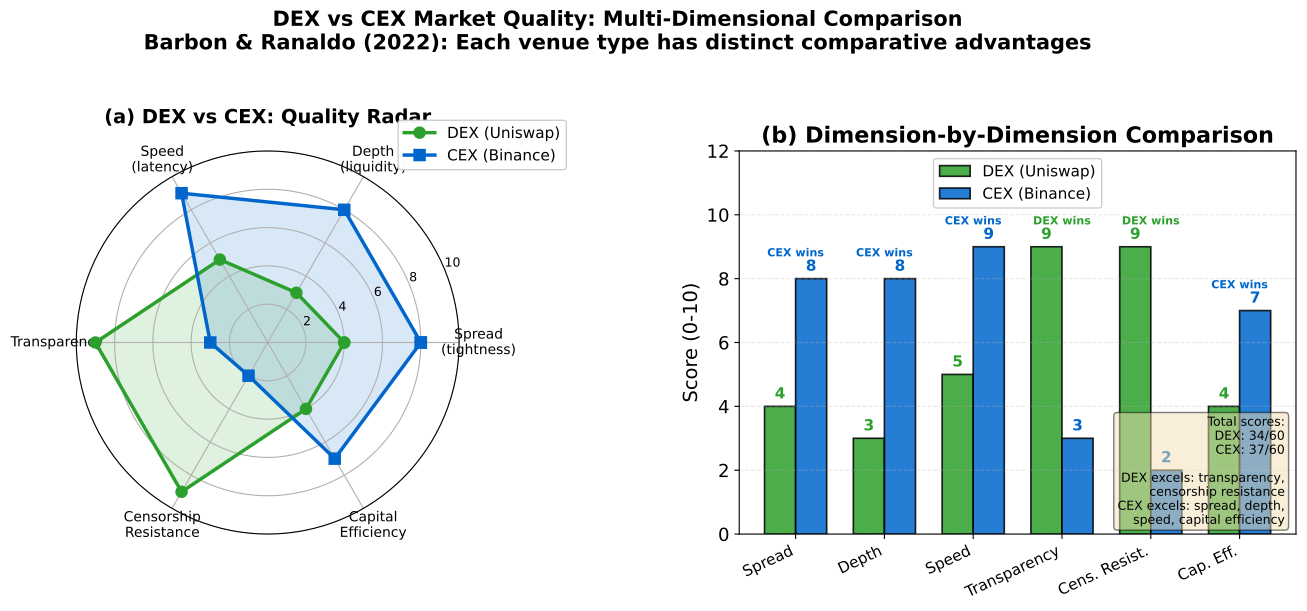

Python code for this plot:
"""DEX vs CEX Radar Comparison
# Multi-panel override: comparative statics requires simultaneous visibility

Economic Model:
  6 dimensions: spread, depth, speed, transparency, censorship_resistance, capital_efficiency
  DEX scores: [4, 3, 5, 9, 9, 4] (out of 10)
  CEX scores: [8, 8, 9, 3, 2, 7] (out of 10)
  Based on Barbon & Ranaldo (2022), empirical comparison of venue quality.

  Panel (a): Radar chart overlay. Panel (b): Side-by-side grouped bars.
"""
import matplotlib.pyplot as plt
import numpy as np
from pathlib import Path

np.random.seed(42)

plt.rcParams.update({
    'font.size': 14, 'axes.labelsize': 14, 'axes.titlesize': 16,
    'xtick.labelsize': 13, 'ytick.labelsize': 13, 'legend.fontsize': 13,
    'figure.figsize': (14, 6), 'figure.dpi': 150
})

MLPURPLE = '#3333B2'
MLBLUE = '#0066CC'
MLORANGE = '#FF7F0E'
MLGREEN = '#2CA02C'
MLRED = '#D62728'
MLLAVENDER = '#ADADE0'

# --- Data ---
categories = ['Spread\n(tightness)', 'Depth\n(liquidity)', 'Speed\n(latency)',
              'Transparency', 'Censorship\nResistance', 'Capital\nEfficiency']
categories_short = ['Spread', 'Depth', 'Speed', 'Transparency', 'Cens. Resist.', 'Cap. Eff.']

dex_scores = np.array([4, 3, 5, 9, 9, 4])
cex_scores = np.array([8, 8, 9, 3, 2, 7])

N = len(categories)

fig = plt.figure(figsize=(14, 6))

# --- Panel (a): Radar chart ---
ax1 = fig.add_subplot(121, polar=True)

angles = np.linspace(0, 2 * np.pi, N, endpoint=False).tolist()
# Close the polygon
dex_vals = np.concatenate([dex_scores, [dex_scores[0]]])
cex_vals = np.concatenate([cex_scores, [cex_scores[0]]])
angles_plot = angles + [angles[0]]

ax1.fill(angles_plot, dex_vals, color=MLGREEN, alpha=0.15)
ax1.plot(angles_plot, dex_vals, color=MLGREEN, linewidth=2.5, marker='o',
         markersize=8, label='DEX (Uniswap)')

ax1.fill(angles_plot, cex_vals, color=MLBLUE, alpha=0.15)
ax1.plot(angles_plot, cex_vals, color=MLBLUE, linewidth=2.5, marker='s',
         markersize=8, label='CEX (Binance)')

ax1.set_xticks(angles)
ax1.set_xticklabels(categories, fontsize=10)
ax1.set_ylim(0, 10)
ax1.set_yticks([2, 4, 6, 8, 10])
ax1.set_yticklabels(['2', '4', '6', '8', '10'], fontsize=9)
ax1.set_title('(a) DEX vs CEX: Quality Radar', fontweight='bold', pad=20, fontsize=14)
ax1.legend(loc='upper right', bbox_to_anchor=(1.3, 1.1), fontsize=11, framealpha=0.95)

# --- Panel (b): Side-by-side bars ---
ax2 = fig.add_subplot(122)

x_pos = np.arange(N)
width = 0.35

bars_dex = ax2.bar(x_pos - width / 2, dex_scores, width, label='DEX (Uniswap)',
                   color=MLGREEN, edgecolor='black', linewidth=1.2, alpha=0.85)
bars_cex = ax2.bar(x_pos + width / 2, cex_scores, width, label='CEX (Binance)',
                   color=MLBLUE, edgecolor='black', linewidth=1.2, alpha=0.85)

# Value labels
for bar, val in zip(bars_dex, dex_scores):
    ax2.text(bar.get_x() + bar.get_width() / 2, bar.get_height() + 0.15,
             str(val), ha='center', va='bottom', fontsize=11, fontweight='bold', color=MLGREEN)

for bar, val in zip(bars_cex, cex_scores):
    ax2.text(bar.get_x() + bar.get_width() / 2, bar.get_height() + 0.15,
             str(val), ha='center', va='bottom', fontsize=11, fontweight='bold', color=MLBLUE)

# Highlight where DEX wins
for i in range(N):
    if dex_scores[i] > cex_scores[i]:
        ax2.annotate('DEX wins', xy=(i, max(dex_scores[i], cex_scores[i]) + 0.7),
                     fontsize=8, ha='center', color=MLGREEN, fontweight='bold')
    elif cex_scores[i] > dex_scores[i]:
        ax2.annotate('CEX wins', xy=(i, max(dex_scores[i], cex_scores[i]) + 0.7),
                     fontsize=8, ha='center', color=MLBLUE, fontweight='bold')

ax2.set_xticks(x_pos)
ax2.set_xticklabels(categories_short, rotation=25, ha='right', fontsize=11)
ax2.set_ylabel('Score (0-10)')
ax2.set_title('(b) Dimension-by-Dimension Comparison', fontweight='bold')
ax2.set_ylim(0, 12)
ax2.legend(loc='upper center', framealpha=0.95, fontsize=11)
ax2.grid(axis='y', alpha=0.3, linestyle='--')

# Summary annotation
dex_total = dex_scores.sum()
cex_total = cex_scores.sum()
ax2.text(0.98, 0.02, f'Total scores:\n'
         f'DEX: {dex_total}/60\n'
         f'CEX: {cex_total}/60\n\n'
         'DEX excels: transparency,\ncensorship resistance\n'
         'CEX excels: spread, depth,\nspeed, capital efficiency',
         transform=ax2.transAxes, fontsize=9, va='bottom', ha='right',
         bbox=dict(boxstyle='round', facecolor='wheat', alpha=0.5))

fig.suptitle('DEX vs CEX Market Quality: Multi-Dimensional Comparison\n'
             'Barbon & Ranaldo (2022): Each venue type has distinct comparative advantages',
             fontsize=15, fontweight='bold', y=1.02)

plt.tight_layout()
plt.savefig(Path(__file__).parent / 'chart.pdf', dpi=300, bbox_inches='tight')
plt.savefig(Path(__file__).parent / 'chart.png', dpi=150, bbox_inches='tight')
plt.close()
print("Chart saved to chart.pdf and chart.png")
